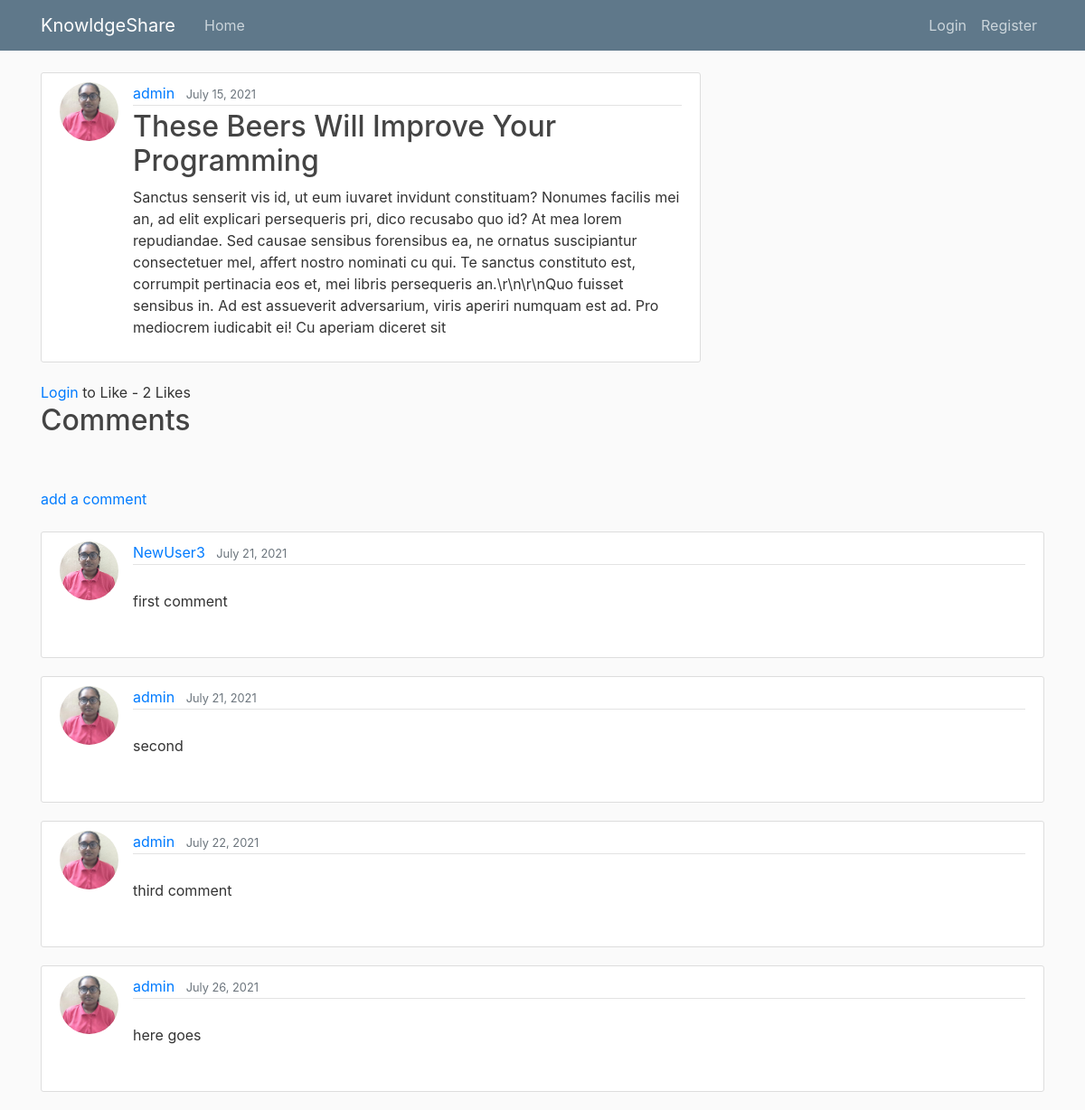
Screenshot of /post/12/ with the database file from the repository.
### home/models.py (models this page shows, shortened)
class post(models.Model):
    title = models.CharField(max_length=100)
    content = RichTextField(blank=True,null=True)
    date_posted = models.DateTimeField(default=timezone.now)
    author = models.ForeignKey(User,on_delete=CASCADE)
    likes = models.ManyToManyField(User,related_name='blog_posts')
    def total_likes(self):
        return self.likes.count()

class Comment(models.Model):
    posts = models.ForeignKey(post,related_name="comments",on_delete=models.CASCADE)
    name = models.ForeignKey(User,on_delete=CASCADE)
    body = models.TextField()
    date_added = models.DateTimeField(auto_now_add=True)

### users/models.py (models this page shows, shortened)
class Profile(models.Model):
    user = models.OneToOneField(User,on_delete=CASCADE)
    image = models.ImageField(default='default1.jpeg',upload_to='profile_pics')

### home/views.py (the view)
# urls.py: path('post/<int:pk>/', PostDetailView.as_view(), name='post-detail'),
class PostDetailView(DetailView):
    model = post
    def get_context_data(self,*args,**kwargs):
        context = super(PostDetailView, self).get_context_data(*args,**kwargs)
        stuff=get_object_or_404(post,id=self.kwargs['pk'])
        liked = False
        if stuff.likes.filter(id= self.request.user.id).exists():
            liked=True
        total_likes = stuff.total_likes()
        context["total_likes"] = total_likes
        context["liked"] = liked
        return context

### home/templates/home/post_detail.html (shortened to what this page needs)
{% extends "home/base.html" %}
{% load crispy_forms_tags %}
{% load social_share %}
{% block content %}
   <div class="row">
     <div class="col">
        <article class="media content-section">
          <img src="{{post.author.profile.image.url}}" class="rounded-circle article-img">
          <div class="media-body">
            <div class="article-metadata">
              <a class="mr-2" href="{% url 'user-posts' object.author.username %}">{{ object.author }}</a>
              <small class="text-muted">{{ object.date_posted|date:"F d, Y" }}</small>
            </div>
            <h2 class="article-title" >{{ object.title }}</h2>
            <p class="article-content">{{ object.content|safe }}</p>
          </div>
          <br/></br>
        </article>
        <div class="col"></div>
      </div>
      </div>
         </div>
         <div class="col"></div>
         </div>
      <form action="{% url 'like-post' object.pk %}" method="POST">
        {% if user.is_authenticated %}
          {% if liked %}
            <button class="btn btn-sm btn-danger" type="submit" name="post_id" value="{{object.id}}">UnLike </button>
          {% else %}
            <button class="btn btn-sm btn-primary" type="submit" name="post_id" value="{{object.id}}">Like </button>
          {% endif %}
        {% else %}
        <a  href="{% url 'login' %}">Login</a> to Like
        {% endif %}
        - {{ total_likes }} Likes
      </form>
        <h2>Comments</h2>
        {% if not object.comments.all %}
          N0 Comments yet <a href="{% url 'add-comment' object.id %}">add one</a>
        {% else %}
          <br/><br/>
          <a href="{% url 'add-comment' object.id %}">add a comment</a>
          <br/><br/>
          {% for comment in object.comments.all %}
          <article class="media content-section">
            <img src="{{comment.name.profile.image.url}}" class="rounded-circle article-img">
            <div class="media-body">
              <div class="article-metadata">
                <a class="mr-2" href="{% url 'user-posts' comment.name.username %}">{{ comment.name }}</a>
                <small class="text-muted">{{ comment.date_added|date:"F d, Y"  }}</small>
              </div>
              <p class = "article-content">
                {{ comment.body|safe }}
              </p>
            </div>
          </article>
          {% endfor %}
        {% endif %}
{% endblock content %}

### home/static/home/main.css (style rules this page uses)
body { background: #fafafa; color: #333333; margin-top: 5rem; }
h1, h2, h3, h4, h5, h6 { color: #444444; }
.content-section { background: #ffffff; padding: 10px 20px; border: 1px solid #dddddd; border-radius: 3px; margin-bottom: 20px; }
.article-title { color: #444444; }
.article-content { white-space: pre-line; }
.article-img { height: 65px; width: 65px; margin-right: 16px; }
.article-metadata { padding-bottom: 1px; margin-bottom: 4px; border-bottom: 1px solid #e3e3e3 }

### rows the page displays
post: author.profile.image (picture), author "admin", date_posted "July 15, 2021", title "These Beers Will Improve Your Programming", content "Sanctus senserit vis id, ut eum iuvaret invidunt constituam? Nonumes facilis mei an, ad elit explicari persequeris pri, dico recusabo quo id? At mea lorem repudiandae. Sed causae sensibus forensibus ea, ne ornatus suscipiantur consectetuer mel, affert nostro nominati cu qui. Te sanctus constituto est, corrumpit pertinacia eos et, mei libris persequeris an.\\r\\n\\r\\nQuo fuisset sensibus in. Ad est assueverit adversarium, viris aperiri numquam est ad. Pro mediocrem iudicabit ei! Cu aperiam diceret sit"
Comment: name.profile.image (picture), name "NewUser3", date_added "July 21, 2021", body "first comment"
Comment: name.profile.image (picture), name "admin", date_added "July 21, 2021", body "second"
Comment: name.profile.image (picture), name "admin", date_added "July 22, 2021", body "third comment"
Comment: name.profile.image (picture), name "admin", date_added "July 26, 2021", body "here goes"

### other values shown
{{ total_likes }} "2"
